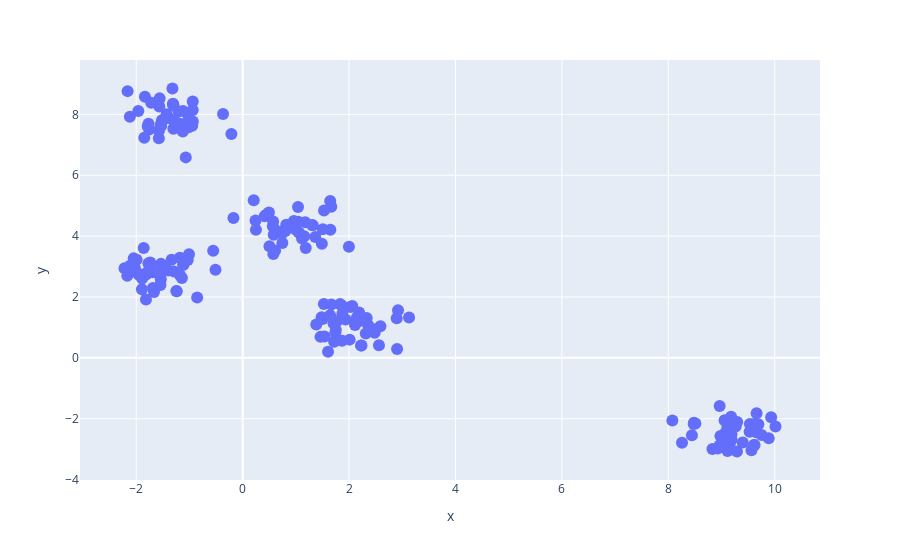

The cell this chart's notebook holds for it:
### Markdown cell above
# Blobs dataset

### Code cell
from sklearn.datasets import make_blobs
import plotly.express as px

X, y_true = make_blobs(n_samples=200, centers=5,
                       cluster_std=0.45, random_state=0)
fig = px.scatter(x=X[:, 0], y=X[:, 1]);
fig.update_traces(marker=dict(size=12))

fig.show()

### Figure 1 — Plotly figure (JSON) as saved in the notebook; plotly's stock layout.template omitted (floating-point values rounded to 4 significant figures; data arrays with more than 128 entries replaced by an {"elided": "..."} marker saying what was removed)
{"data": [{"hovertemplate": "x=%{x}<br>y=%{y}<extra></extra>", "legendgroup": "", "marker": {"color": "#636efa", "size": 12, "symbol": "circle"}, "mode": "markers", "name": "", "orientation": "v", "showlegend": false, "type": "scatter", "x": {"elided": "200 float values"}, "xaxis": "x", "y": {"elided": "200 float values"}, "yaxis": "y"}], "layout": {"legend": {"tracegroupgap": 0}, "margin": {"t": 60}, "xaxis": {"anchor": "y", "domain": [0, 1], "title": {"text": "x"}}, "yaxis": {"anchor": "x", "domain": [0, 1], "title": {"text": "y"}}}}
